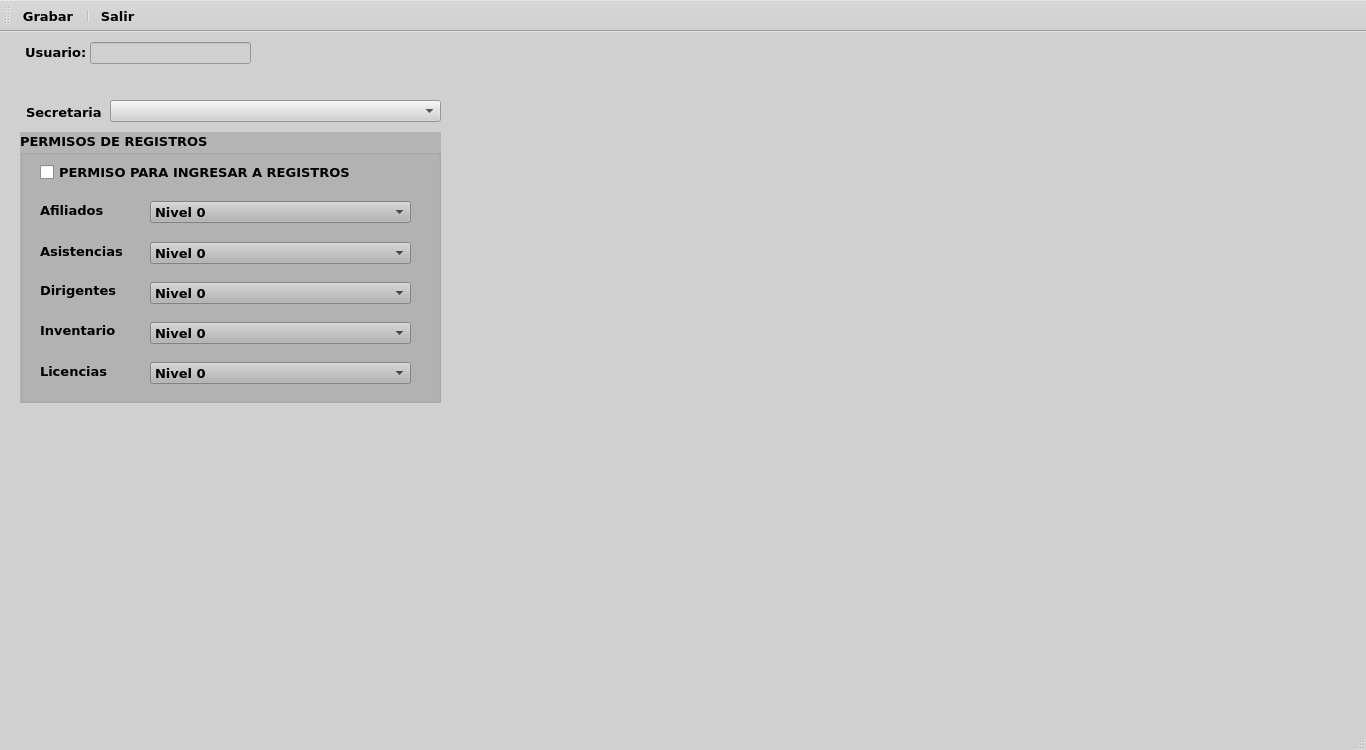
<?xml version="1.0" encoding="UTF-8"?>
<ui version="4.0">
 <class>MainWindow</class>
 <widget class="QMainWindow" name="MainWindow">
  <property name="geometry">
   <rect>
    <x>0</x>
    <y>0</y>
    <width>1366</width>
    <height>750</height>
   </rect>
  </property>
  <property name="palette">
   <palette>
    <active>
     <colorrole role="WindowText">
      <brush brushstyle="SolidPattern">
       <color alpha="255">
        <red>0</red>
        <green>0</green>
        <blue>0</blue>
       </color>
      </brush>
     </colorrole>
     <colorrole role="Button">
      <brush brushstyle="SolidPattern">
       <color alpha="255">
        <red>208</red>
        <green>208</green>
        <blue>208</blue>
       </color>
      </brush>
     </colorrole>
     <colorrole role="Light">
      <brush brushstyle="SolidPattern">
       <color alpha="255">
        <red>255</red>
        <green>255</green>
        <blue>255</blue>
       </color>
      </brush>
     </colorrole>
     <colorrole role="Midlight">
      <brush brushstyle="SolidPattern">
       <color alpha="255">
        <red>231</red>
        <green>231</green>
        <blue>231</blue>
       </color>
      </brush>
     </colorrole>
     <colorrole role="Dark">
      <brush brushstyle="SolidPattern">
       <color alpha="255">
        <red>104</red>
        <green>104</green>
        <blue>104</blue>
       </color>
      </brush>
     </colorrole>
     <colorrole role="Mid">
      <brush brushstyle="SolidPattern">
       <color alpha="255">
        <red>139</red>
        <green>139</green>
        <blue>139</blue>
       </color>
      </brush>
     </colorrole>
     <colorrole role="Text">
      <brush brushstyle="SolidPattern">
       <color alpha="255">
        <red>0</red>
        <green>0</green>
        <blue>0</blue>
       </color>
      </brush>
     </colorrole>
     <colorrole role="BrightText">
      <brush brushstyle="SolidPattern">
       <color alpha="255">
        <red>255</red>
        <green>255</green>
        <blue>255</blue>
       </color>
      </brush>
     </colorrole>
     <colorrole role="ButtonText">
      <brush brushstyle="SolidPattern">
       <color alpha="255">
        <red>0</red>
        <green>0</green>
        <blue>0</blue>
       </color>
      </brush>
     </colorrole>
     <colorrole role="Base">
      <brush brushstyle="SolidPattern">
       <color alpha="255">
        <red>255</red>
        <green>255</green>
        <blue>255</blue>
       </color>
      </brush>
     </colorrole>
     <colorrole role="Window">
      <brush brushstyle="SolidPattern">
       <color alpha="255">
        <red>208</red>
        <green>208</green>
        <blue>208</blue>
       </color>
      </brush>
     </colorrole>
     <colorrole role="Shadow">
      <brush brushstyle="SolidPattern">
       <color alpha="255">
        <red>0</red>
        <green>0</green>
        <blue>0</blue>
       </color>
      </brush>
     </colorrole>
     <colorrole role="AlternateBase">
      <brush brushstyle="SolidPattern">
       <color alpha="255">
        <red>231</red>
        <green>231</green>
        <blue>231</blue>
       </color>
      </brush>
     </colorrole>
     <colorrole role="ToolTipBase">
      <brush brushstyle="SolidPattern">
       <color alpha="255">
        <red>255</red>
        <green>255</green>
        <blue>220</blue>
       </color>
      </brush>
     </colorrole>
     <colorrole role="ToolTipText">
      <brush brushstyle="SolidPattern">
       <color alpha="255">
        <red>0</red>
        <green>0</green>
        <blue>0</blue>
       </color>
      </brush>
     </colorrole>
     <colorrole role="PlaceholderText">
      <brush brushstyle="SolidPattern">
       <color alpha="128">
        <red>0</red>
        <green>0</green>
        <blue>0</blue>
       </color>
      </brush>
     </colorrole>
    </active>
    <inactive>
     <colorrole role="WindowText">
      <brush brushstyle="SolidPattern">
       <color alpha="255">
        <red>0</red>
        <green>0</green>
        <blue>0</blue>
       </color>
      </brush>
     </colorrole>
     <colorrole role="Button">
      <brush brushstyle="SolidPattern">
       <color alpha="255">
        <red>208</red>
        <green>208</green>
        <blue>208</blue>
       </color>
      </brush>
     </colorrole>
     <colorrole role="Light">
      <brush brushstyle="SolidPattern">
       <color alpha="255">
        <red>255</red>
        <green>255</green>
        <blue>255</blue>
       </color>
      </brush>
     </colorrole>
     <colorrole role="Midlight">
      <brush brushstyle="SolidPattern">
       <color alpha="255">
        <red>231</red>
        <green>231</green>
        <blue>231</blue>
       </color>
      </brush>
     </colorrole>
     <colorrole role="Dark">
      <brush brushstyle="SolidPattern">
       <color alpha="255">
        <red>104</red>
        <green>104</green>
        <blue>104</blue>
       </color>
      </brush>
     </colorrole>
     <colorrole role="Mid">
      <brush brushstyle="SolidPattern">
       <color alpha="255">
        <red>139</red>
        <green>139</green>
        <blue>139</blue>
       </color>
      </brush>
     </colorrole>
     <colorrole role="Text">
      <brush brushstyle="SolidPattern">
       <color alpha="255">
        <red>0</red>
        <green>0</green>
        <blue>0</blue>
       </color>
      </brush>
     </colorrole>
     <colorrole role="BrightText">
      <brush brushstyle="SolidPattern">
       <color alpha="255">
        <red>255</red>
        <green>255</green>
        <blue>255</blue>
       </color>
      </brush>
     </colorrole>
     <colorrole role="ButtonText">
      <brush brushstyle="SolidPattern">
       <color alpha="255">
        <red>0</red>
        <green>0</green>
        <blue>0</blue>
       </color>
      </brush>
     </colorrole>
     <colorrole role="Base">
      <brush brushstyle="SolidPattern">
       <color alpha="255">
        <red>255</red>
        <green>255</green>
        <blue>255</blue>
       </color>
      </brush>
     </colorrole>
     <colorrole role="Window">
      <brush brushstyle="SolidPattern">
       <color alpha="255">
        <red>208</red>
        <green>208</green>
        <blue>208</blue>
       </color>
      </brush>
     </colorrole>
     <colorrole role="Shadow">
      <brush brushstyle="SolidPattern">
       <color alpha="255">
        <red>0</red>
        <green>0</green>
        <blue>0</blue>
       </color>
      </brush>
     </colorrole>
     <colorrole role="AlternateBase">
      <brush brushstyle="SolidPattern">
       <color alpha="255">
        <red>231</red>
        <green>231</green>
        <blue>231</blue>
       </color>
      </brush>
     </colorrole>
     <colorrole role="ToolTipBase">
      <brush brushstyle="SolidPattern">
       <color alpha="255">
        <red>255</red>
        <green>255</green>
        <blue>220</blue>
       </color>
      </brush>
     </colorrole>
     <colorrole role="ToolTipText">
      <brush brushstyle="SolidPattern">
       <color alpha="255">
        <red>0</red>
        <green>0</green>
        <blue>0</blue>
       </color>
      </brush>
     </colorrole>
     <colorrole role="PlaceholderText">
      <brush brushstyle="SolidPattern">
       <color alpha="128">
        <red>0</red>
        <green>0</green>
        <blue>0</blue>
       </color>
      </brush>
     </colorrole>
    </inactive>
    <disabled>
     <colorrole role="WindowText">
      <brush brushstyle="SolidPattern">
       <color alpha="255">
        <red>104</red>
        <green>104</green>
        <blue>104</blue>
       </color>
      </brush>
     </colorrole>
     <colorrole role="Button">
      <brush brushstyle="SolidPattern">
       <color alpha="255">
        <red>208</red>
        <green>208</green>
        <blue>208</blue>
       </color>
      </brush>
     </colorrole>
     <colorrole role="Light">
      <brush brushstyle="SolidPattern">
       <color alpha="255">
        <red>255</red>
        <green>255</green>
        <blue>255</blue>
       </color>
      </brush>
     </colorrole>
     <colorrole role="Midlight">
      <brush brushstyle="SolidPattern">
       <color alpha="255">
        <red>231</red>
        <green>231</green>
        <blue>231</blue>
       </color>
      </brush>
     </colorrole>
     <colorrole role="Dark">
      <brush brushstyle="SolidPattern">
       <color alpha="255">
        <red>104</red>
        <green>104</green>
        <blue>104</blue>
       </color>
      </brush>
     </colorrole>
     <colorrole role="Mid">
      <brush brushstyle="SolidPattern">
       <color alpha="255">
        <red>139</red>
        <green>139</green>
        <blue>139</blue>
       </color>
      </brush>
     </colorrole>
     <colorrole role="Text">
      <brush brushstyle="SolidPattern">
       <color alpha="255">
        <red>104</red>
        <green>104</green>
        <blue>104</blue>
       </color>
      </brush>
     </colorrole>
     <colorrole role="BrightText">
      <brush brushstyle="SolidPattern">
       <color alpha="255">
        <red>255</red>
        <green>255</green>
        <blue>255</blue>
       </color>
      </brush>
     </colorrole>
     <colorrole role="ButtonText">
      <brush brushstyle="SolidPattern">
       <color alpha="255">
        <red>104</red>
        <green>104</green>
        <blue>104</blue>
       </color>
      </brush>
     </colorrole>
     <colorrole role="Base">
      <brush brushstyle="SolidPattern">
       <color alpha="255">
        <red>208</red>
        <green>208</green>
        <blue>208</blue>
       </color>
      </brush>
     </colorrole>
     <colorrole role="Window">
      <brush brushstyle="SolidPattern">
       <color alpha="255">
        <red>208</red>
        <green>208</green>
        <blue>208</blue>
       </color>
      </brush>
     </colorrole>
     <colorrole role="Shadow">
      <brush brushstyle="SolidPattern">
       <color alpha="255">
        <red>0</red>
        <green>0</green>
        <blue>0</blue>
       </color>
      </brush>
     </colorrole>
     <colorrole role="AlternateBase">
      <brush brushstyle="SolidPattern">
       <color alpha="255">
        <red>208</red>
        <green>208</green>
        <blue>208</blue>
       </color>
      </brush>
     </colorrole>
     <colorrole role="ToolTipBase">
      <brush brushstyle="SolidPattern">
       <color alpha="255">
        <red>255</red>
        <green>255</green>
        <blue>220</blue>
       </color>
      </brush>
     </colorrole>
     <colorrole role="ToolTipText">
      <brush brushstyle="SolidPattern">
       <color alpha="255">
        <red>0</red>
        <green>0</green>
        <blue>0</blue>
       </color>
      </brush>
     </colorrole>
     <colorrole role="PlaceholderText">
      <brush brushstyle="SolidPattern">
       <color alpha="128">
        <red>0</red>
        <green>0</green>
        <blue>0</blue>
       </color>
      </brush>
     </colorrole>
    </disabled>
   </palette>
  </property>
  <property name="font">
   <font>
    <family>Verdana</family>
    <pointsize>10</pointsize>
    <bold>true</bold>
   </font>
  </property>
  <property name="windowTitle">
   <string>Permisos</string>
  </property>
  <widget class="QWidget" name="centralwidget">
   <widget class="QLabel" name="label">
    <property name="geometry">
     <rect>
      <x>25</x>
      <y>12</y>
      <width>71</width>
      <height>16</height>
     </rect>
    </property>
    <property name="text">
     <string>Usuario:</string>
    </property>
   </widget>
   <widget class="QLineEdit" name="lineEdit">
    <property name="enabled">
     <bool>false</bool>
    </property>
    <property name="geometry">
     <rect>
      <x>90</x>
      <y>10</y>
      <width>161</width>
      <height>22</height>
     </rect>
    </property>
   </widget>
   <widget class="QComboBox" name="comboBox">
    <property name="geometry">
     <rect>
      <x>110</x>
      <y>68</y>
      <width>331</width>
      <height>22</height>
     </rect>
    </property>
   </widget>
   <widget class="QLabel" name="label_2">
    <property name="geometry">
     <rect>
      <x>26</x>
      <y>72</y>
      <width>91</width>
      <height>16</height>
     </rect>
    </property>
    <property name="text">
     <string>Secretaria</string>
    </property>
   </widget>
   <widget class="QGroupBox" name="groupBox_4">
    <property name="geometry">
     <rect>
      <x>20</x>
      <y>100</y>
      <width>421</width>
      <height>271</height>
     </rect>
    </property>
    <property name="palette">
     <palette>
      <active>
       <colorrole role="WindowText">
        <brush brushstyle="SolidPattern">
         <color alpha="255">
          <red>0</red>
          <green>0</green>
          <blue>0</blue>
         </color>
        </brush>
       </colorrole>
       <colorrole role="Button">
        <brush brushstyle="SolidPattern">
         <color alpha="255">
          <red>180</red>
          <green>180</green>
          <blue>180</blue>
         </color>
        </brush>
       </colorrole>
       <colorrole role="Light">
        <brush brushstyle="SolidPattern">
         <color alpha="255">
          <red>255</red>
          <green>255</green>
          <blue>255</blue>
         </color>
        </brush>
       </colorrole>
       <colorrole role="Midlight">
        <brush brushstyle="SolidPattern">
         <color alpha="255">
          <red>217</red>
          <green>217</green>
          <blue>217</blue>
         </color>
        </brush>
       </colorrole>
       <colorrole role="Dark">
        <brush brushstyle="SolidPattern">
         <color alpha="255">
          <red>90</red>
          <green>90</green>
          <blue>90</blue>
         </color>
        </brush>
       </colorrole>
       <colorrole role="Mid">
        <brush brushstyle="SolidPattern">
         <color alpha="255">
          <red>120</red>
          <green>120</green>
          <blue>120</blue>
         </color>
        </brush>
       </colorrole>
       <colorrole role="Text">
        <brush brushstyle="SolidPattern">
         <color alpha="255">
          <red>0</red>
          <green>0</green>
          <blue>0</blue>
         </color>
        </brush>
       </colorrole>
       <colorrole role="BrightText">
        <brush brushstyle="SolidPattern">
         <color alpha="255">
          <red>255</red>
          <green>255</green>
          <blue>255</blue>
         </color>
        </brush>
       </colorrole>
       <colorrole role="ButtonText">
        <brush brushstyle="SolidPattern">
         <color alpha="255">
          <red>0</red>
          <green>0</green>
          <blue>0</blue>
         </color>
        </brush>
       </colorrole>
       <colorrole role="Base">
        <brush brushstyle="SolidPattern">
         <color alpha="255">
          <red>255</red>
          <green>255</green>
          <blue>255</blue>
         </color>
        </brush>
       </colorrole>
       <colorrole role="Window">
        <brush brushstyle="SolidPattern">
         <color alpha="255">
          <red>180</red>
          <green>180</green>
          <blue>180</blue>
         </color>
        </brush>
       </colorrole>
       <colorrole role="Shadow">
        <brush brushstyle="SolidPattern">
         <color alpha="255">
          <red>0</red>
          <green>0</green>
          <blue>0</blue>
         </color>
        </brush>
       </colorrole>
       <colorrole role="AlternateBase">
        <brush brushstyle="SolidPattern">
         <color alpha="255">
          <red>217</red>
          <green>217</green>
          <blue>217</blue>
         </color>
        </brush>
       </colorrole>
       <colorrole role="ToolTipBase">
        <brush brushstyle="SolidPattern">
         <color alpha="255">
          <red>255</red>
          <green>255</green>
          <blue>220</blue>
         </color>
        </brush>
       </colorrole>
       <colorrole role="ToolTipText">
        <brush brushstyle="SolidPattern">
         <color alpha="255">
          <red>0</red>
          <green>0</green>
          <blue>0</blue>
         </color>
        </brush>
       </colorrole>
       <colorrole role="PlaceholderText">
        <brush brushstyle="SolidPattern">
         <color alpha="128">
          <red>0</red>
          <green>0</green>
          <blue>0</blue>
         </color>
        </brush>
       </colorrole>
      </active>
      <inactive>
       <colorrole role="WindowText">
        <brush brushstyle="SolidPattern">
         <color alpha="255">
          <red>0</red>
          <green>0</green>
          <blue>0</blue>
         </color>
        </brush>
       </colorrole>
       <colorrole role="Button">
        <brush brushstyle="SolidPattern">
         <color alpha="255">
          <red>180</red>
          <green>180</green>
          <blue>180</blue>
         </color>
        </brush>
       </colorrole>
       <colorrole role="Light">
        <brush brushstyle="SolidPattern">
         <color alpha="255">
          <red>255</red>
          <green>255</green>
          <blue>255</blue>
         </color>
        </brush>
       </colorrole>
       <colorrole role="Midlight">
        <brush brushstyle="SolidPattern">
         <color alpha="255">
          <red>217</red>
          <green>217</green>
          <blue>217</blue>
         </color>
        </brush>
       </colorrole>
       <colorrole role="Dark">
        <brush brushstyle="SolidPattern">
         <color alpha="255">
          <red>90</red>
          <green>90</green>
          <blue>90</blue>
         </color>
        </brush>
       </colorrole>
       <colorrole role="Mid">
        <brush brushstyle="SolidPattern">
         <color alpha="255">
          <red>120</red>
          <green>120</green>
          <blue>120</blue>
         </color>
        </brush>
       </colorrole>
       <colorrole role="Text">
        <brush brushstyle="SolidPattern">
         <color alpha="255">
          <red>0</red>
          <green>0</green>
          <blue>0</blue>
         </color>
        </brush>
       </colorrole>
       <colorrole role="BrightText">
        <brush brushstyle="SolidPattern">
         <color alpha="255">
          <red>255</red>
          <green>255</green>
          <blue>255</blue>
         </color>
        </brush>
       </colorrole>
       <colorrole role="ButtonText">
        <brush brushstyle="SolidPattern">
         <color alpha="255">
          <red>0</red>
          <green>0</green>
          <blue>0</blue>
         </color>
        </brush>
       </colorrole>
       <colorrole role="Base">
        <brush brushstyle="SolidPattern">
         <color alpha="255">
          <red>255</red>
          <green>255</green>
          <blue>255</blue>
         </color>
        </brush>
       </colorrole>
       <colorrole role="Window">
        <brush brushstyle="SolidPattern">
         <color alpha="255">
          <red>180</red>
          <green>180</green>
          <blue>180</blue>
         </color>
        </brush>
       </colorrole>
       <colorrole role="Shadow">
        <brush brushstyle="SolidPattern">
         <color alpha="255">
          <red>0</red>
          <green>0</green>
          <blue>0</blue>
         </color>
        </brush>
       </colorrole>
       <colorrole role="AlternateBase">
        <brush brushstyle="SolidPattern">
         <color alpha="255">
          <red>217</red>
          <green>217</green>
          <blue>217</blue>
         </color>
        </brush>
       </colorrole>
       <colorrole role="ToolTipBase">
        <brush brushstyle="SolidPattern">
         <color alpha="255">
          <red>255</red>
          <green>255</green>
          <blue>220</blue>
         </color>
        </brush>
       </colorrole>
       <colorrole role="ToolTipText">
        <brush brushstyle="SolidPattern">
         <color alpha="255">
          <red>0</red>
          <green>0</green>
          <blue>0</blue>
         </color>
        </brush>
       </colorrole>
       <colorrole role="PlaceholderText">
        <brush brushstyle="SolidPattern">
         <color alpha="128">
          <red>0</red>
          <green>0</green>
          <blue>0</blue>
         </color>
        </brush>
       </colorrole>
      </inactive>
      <disabled>
       <colorrole role="WindowText">
        <brush brushstyle="SolidPattern">
         <color alpha="255">
          <red>90</red>
          <green>90</green>
          <blue>90</blue>
         </color>
        </brush>
       </colorrole>
       <colorrole role="Button">
        <brush brushstyle="SolidPattern">
         <color alpha="255">
          <red>180</red>
          <green>180</green>
          <blue>180</blue>
         </color>
        </brush>
       </colorrole>
       <colorrole role="Light">
        <brush brushstyle="SolidPattern">
         <color alpha="255">
          <red>255</red>
          <green>255</green>
          <blue>255</blue>
         </color>
        </brush>
       </colorrole>
       <colorrole role="Midlight">
        <brush brushstyle="SolidPattern">
         <color alpha="255">
          <red>217</red>
          <green>217</green>
          <blue>217</blue>
         </color>
        </brush>
       </colorrole>
       <colorrole role="Dark">
        <brush brushstyle="SolidPattern">
         <color alpha="255">
          <red>90</red>
          <green>90</green>
          <blue>90</blue>
         </color>
        </brush>
       </colorrole>
       <colorrole role="Mid">
        <brush brushstyle="SolidPattern">
         <color alpha="255">
          <red>120</red>
          <green>120</green>
          <blue>120</blue>
         </color>
        </brush>
       </colorrole>
       <colorrole role="Text">
        <brush brushstyle="SolidPattern">
         <color alpha="255">
          <red>90</red>
          <green>90</green>
          <blue>90</blue>
         </color>
        </brush>
       </colorrole>
       <colorrole role="BrightText">
        <brush brushstyle="SolidPattern">
         <color alpha="255">
          <red>255</red>
          <green>255</green>
          <blue>255</blue>
         </color>
        </brush>
       </colorrole>
       <colorrole role="ButtonText">
        <brush brushstyle="SolidPattern">
         <color alpha="255">
          <red>90</red>
          <green>90</green>
          <blue>90</blue>
         </color>
        </brush>
       </colorrole>
       <colorrole role="Base">
        <brush brushstyle="SolidPattern">
         <color alpha="255">
          <red>180</red>
          <green>180</green>
          <blue>180</blue>
         </color>
        </brush>
       </colorrole>
       <colorrole role="Window">
        <brush brushstyle="SolidPattern">
         <color alpha="255">
          <red>180</red>
          <green>180</green>
          <blue>180</blue>
         </color>
        </brush>
       </colorrole>
       <colorrole role="Shadow">
        <brush brushstyle="SolidPattern">
         <color alpha="255">
          <red>0</red>
          <green>0</green>
          <blue>0</blue>
         </color>
        </brush>
       </colorrole>
       <colorrole role="AlternateBase">
        <brush brushstyle="SolidPattern">
         <color alpha="255">
          <red>180</red>
          <green>180</green>
          <blue>180</blue>
         </color>
        </brush>
       </colorrole>
       <colorrole role="ToolTipBase">
        <brush brushstyle="SolidPattern">
         <color alpha="255">
          <red>255</red>
          <green>255</green>
          <blue>220</blue>
         </color>
        </brush>
       </colorrole>
       <colorrole role="ToolTipText">
        <brush brushstyle="SolidPattern">
         <color alpha="255">
          <red>0</red>
          <green>0</green>
          <blue>0</blue>
         </color>
        </brush>
       </colorrole>
       <colorrole role="PlaceholderText">
        <brush brushstyle="SolidPattern">
         <color alpha="128">
          <red>0</red>
          <green>0</green>
          <blue>0</blue>
         </color>
        </brush>
       </colorrole>
      </disabled>
     </palette>
    </property>
    <property name="font">
     <font>
      <family>Verdana</family>
      <pointsize>10</pointsize>
      <bold>true</bold>
     </font>
    </property>
    <property name="autoFillBackground">
     <bool>true</bool>
    </property>
    <property name="title">
     <string>PERMISOS DE REGISTROS</string>
    </property>
    <widget class="QLabel" name="label_15">
     <property name="geometry">
      <rect>
       <x>20</x>
       <y>150</y>
       <width>81</width>
       <height>16</height>
      </rect>
     </property>
     <property name="text">
      <string>Dirigentes</string>
     </property>
    </widget>
    <widget class="QLabel" name="label_18">
     <property name="geometry">
      <rect>
       <x>20</x>
       <y>70</y>
       <width>81</width>
       <height>16</height>
      </rect>
     </property>
     <property name="text">
      <string>Afiliados</string>
     </property>
    </widget>
    <widget class="QLabel" name="label_19">
     <property name="geometry">
      <rect>
       <x>20</x>
       <y>231</y>
       <width>81</width>
       <height>16</height>
      </rect>
     </property>
     <property name="text">
      <string>Licencias</string>
     </property>
    </widget>
    <widget class="QLabel" name="label_23">
     <property name="geometry">
      <rect>
       <x>20</x>
       <y>111</y>
       <width>91</width>
       <height>16</height>
      </rect>
     </property>
     <property name="text">
      <string>Asistencias</string>
     </property>
    </widget>
    <widget class="QLabel" name="label_24">
     <property name="geometry">
      <rect>
       <x>20</x>
       <y>190</y>
       <width>81</width>
       <height>16</height>
      </rect>
     </property>
     <property name="text">
      <string>Inventario</string>
     </property>
    </widget>
    <widget class="QCheckBox" name="checkBox">
     <property name="geometry">
      <rect>
       <x>20</x>
       <y>30</y>
       <width>311</width>
       <height>20</height>
      </rect>
     </property>
     <property name="text">
      <string>PERMISO PARA INGRESAR A REGISTROS</string>
     </property>
    </widget>
    <widget class="QComboBox" name="comboBox_4">
     <property name="geometry">
      <rect>
       <x>130</x>
       <y>150</y>
       <width>261</width>
       <height>22</height>
      </rect>
     </property>
     <item>
      <property name="text">
       <string>Nivel 0</string>
      </property>
     </item>
     <item>
      <property name="text">
       <string>Nivel 1</string>
      </property>
     </item>
     <item>
      <property name="text">
       <string>Nivel 2</string>
      </property>
     </item>
     <item>
      <property name="text">
       <string>Nivel 3</string>
      </property>
     </item>
     <item>
      <property name="text">
       <string>Nivel 4</string>
      </property>
     </item>
    </widget>
    <widget class="QComboBox" name="comboBox_2">
     <property name="geometry">
      <rect>
       <x>130</x>
       <y>69</y>
       <width>261</width>
       <height>22</height>
      </rect>
     </property>
     <item>
      <property name="text">
       <string>Nivel 0</string>
      </property>
     </item>
     <item>
      <property name="text">
       <string>Nivel 1</string>
      </property>
     </item>
     <item>
      <property name="text">
       <string>Nivel 2</string>
      </property>
     </item>
     <item>
      <property name="text">
       <string>Nivel 3</string>
      </property>
     </item>
     <item>
      <property name="text">
       <string>Nivel 4</string>
      </property>
     </item>
    </widget>
    <widget class="QComboBox" name="comboBox_6">
     <property name="geometry">
      <rect>
       <x>130</x>
       <y>230</y>
       <width>261</width>
       <height>22</height>
      </rect>
     </property>
     <item>
      <property name="text">
       <string>Nivel 0</string>
      </property>
     </item>
     <item>
      <property name="text">
       <string>Nivel 1</string>
      </property>
     </item>
     <item>
      <property name="text">
       <string>Nivel 2</string>
      </property>
     </item>
     <item>
      <property name="text">
       <string>Nivel 3</string>
      </property>
     </item>
     <item>
      <property name="text">
       <string>Nivel 4</string>
      </property>
     </item>
    </widget>
    <widget class="QComboBox" name="comboBox_5">
     <property name="geometry">
      <rect>
       <x>130</x>
       <y>190</y>
       <width>261</width>
       <height>22</height>
      </rect>
     </property>
     <item>
      <property name="text">
       <string>Nivel 0</string>
      </property>
     </item>
     <item>
      <property name="text">
       <string>Nivel 1</string>
      </property>
     </item>
     <item>
      <property name="text">
       <string>Nivel 2</string>
      </property>
     </item>
     <item>
      <property name="text">
       <string>Nivel 3</string>
      </property>
     </item>
     <item>
      <property name="text">
       <string>Nivel 4</string>
      </property>
     </item>
    </widget>
    <widget class="QComboBox" name="comboBox_3">
     <property name="geometry">
      <rect>
       <x>130</x>
       <y>110</y>
       <width>261</width>
       <height>22</height>
      </rect>
     </property>
     <item>
      <property name="text">
       <string>Nivel 0</string>
      </property>
     </item>
     <item>
      <property name="text">
       <string>Nivel 1</string>
      </property>
     </item>
     <item>
      <property name="text">
       <string>Nivel 2</string>
      </property>
     </item>
     <item>
      <property name="text">
       <string>Nivel 3</string>
      </property>
     </item>
     <item>
      <property name="text">
       <string>Nivel 4</string>
      </property>
     </item>
    </widget>
   </widget>
  </widget>
  <widget class="QMenuBar" name="menubar">
   <property name="geometry">
    <rect>
     <x>0</x>
     <y>0</y>
     <width>1366</width>
     <height>22</height>
    </rect>
   </property>
  </widget>
  <widget class="QStatusBar" name="statusbar"/>
  <widget class="QToolBar" name="toolBar">
   <property name="windowTitle">
    <string>toolBar</string>
   </property>
   <property name="toolButtonStyle">
    <enum>Qt::ToolButtonTextBesideIcon</enum>
   </property>
   <attribute name="toolBarArea">
    <enum>TopToolBarArea</enum>
   </attribute>
   <attribute name="toolBarBreak">
    <bool>false</bool>
   </attribute>
   <addaction name="actionGrabar"/>
   <addaction name="separator"/>
   <addaction name="actionSalir"/>
  </widget>
  <action name="actionGrabar">
   <property name="icon">
    <iconset resource="../resources.qrc">
     <normaloff>:/icons/resources/icons/grabar.png</normaloff>:/icons/resources/icons/grabar.png</iconset>
   </property>
   <property name="text">
    <string>Grabar</string>
   </property>
   <property name="shortcutContext">
    <enum>Qt::WidgetShortcut</enum>
   </property>
  </action>
  <action name="actionSalir">
   <property name="icon">
    <iconset resource="../resources.qrc">
     <normaloff>:/icons/resources/icons/salir.png</normaloff>:/icons/resources/icons/salir.png</iconset>
   </property>
   <property name="text">
    <string>Salir</string>
   </property>
  </action>
 </widget>
 <tabstops>
  <tabstop>comboBox</tabstop>
  <tabstop>checkBox</tabstop>
  <tabstop>lineEdit</tabstop>
  <tabstop>comboBox_2</tabstop>
  <tabstop>comboBox_3</tabstop>
  <tabstop>comboBox_4</tabstop>
  <tabstop>comboBox_5</tabstop>
  <tabstop>comboBox_6</tabstop>
 </tabstops>
 <resources>
  <include location="../resources.qrc"/>
 </resources>
 <connections/>
</ui>
